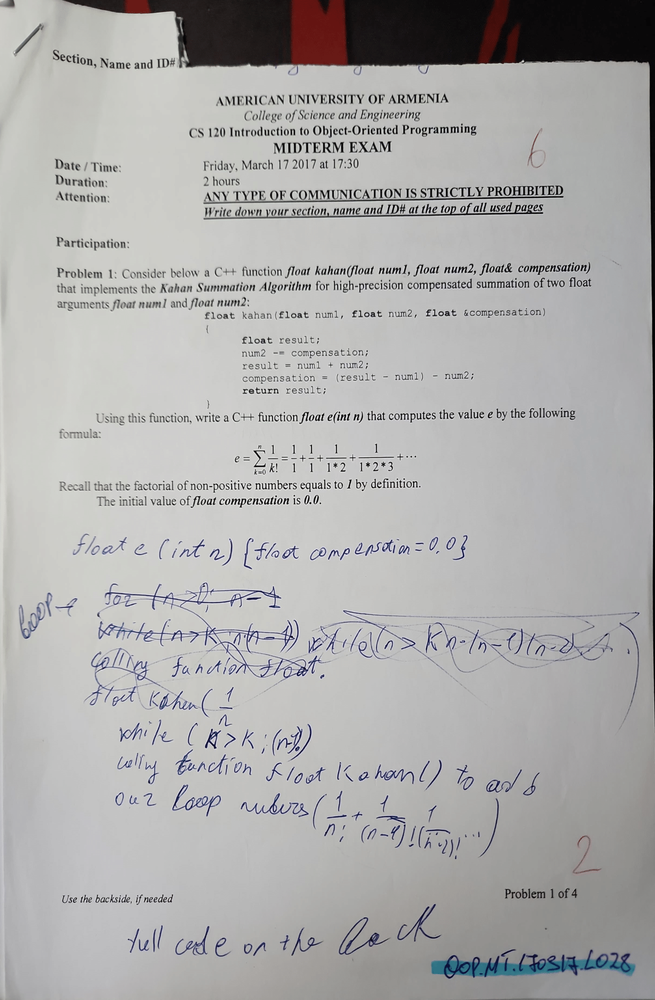
#> input picture CSHandwriting/L028/OOP.MT.170317.L028_p1.png, 655 x 1000 px, shrunk from 1440 x 2200 before the run; its folder holds only this picture in this run
$ python image_processing_stage4.py
#> lines starting #> are read from the running program, lines starting #| are printed output that depends on the picture
import os
import cv2
import numpy as np

def construct_binary_regions(image):
    """
    Apply morphological operations to construct binary regions.

    Some research findings:
    Morphological operations (ex. dilation and erosion) can be used to construct binary regions
    in handwriting samples and the quality of binary regions is often impaced based on the choice of kernel size.
    """

    kernel = np.ones((5, 5), np.uint8)
    dilated_image = cv2.dilate(image, kernel, iterations=1)
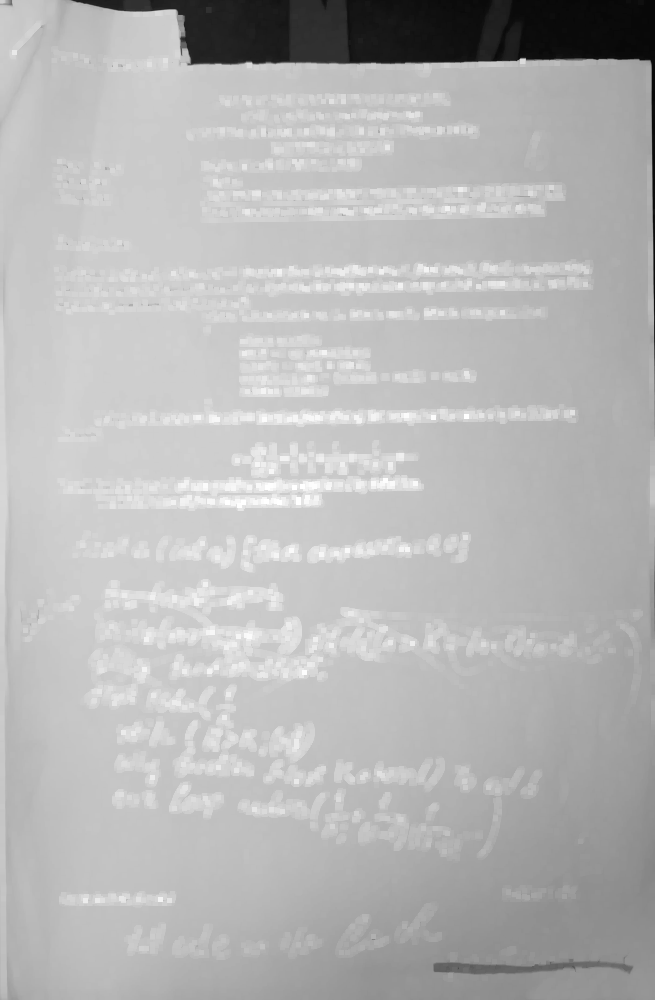
#> dilated_image: shape (1000, 655); min 7, max 255, mean 182.5
    eroded_image = cv2.erode(dilated_image, kernel, iterations=1)

    return eroded_image

def separate_characters_and_keywords(binary_regions):
    """
    Implement methods to separate characters, keywords, etc.

    Some research findings:
    Contour detection and blob analysis can be used for this.
    """

    # Finding contours
    contours, _ = cv2.findContours(binary_regions, cv2.RETR_EXTERNAL, cv2.CHAIN_APPROX_SIMPLE)
#> contours = [[[0, 0], [0, 999], [654, 999], [654, 0]]]

    # Draw bounding boxes around detected objects
    result_image = cv2.cvtColor(binary_regions, cv2.COLOR_GRAY2BGR)
    for contour in contours:
        x, y, w, h = cv2.boundingRect(contour)
        cv2.rectangle(result_image, (x, y), (x + w, y + h), (0, 255, 0), 2)
#> this loop made 1 pass
#> (contour, x, y, w, h) on pass 1: ([[0, 0], [0, 999], [654, 999], [654, 0]], 0, 0, 655, 1000)
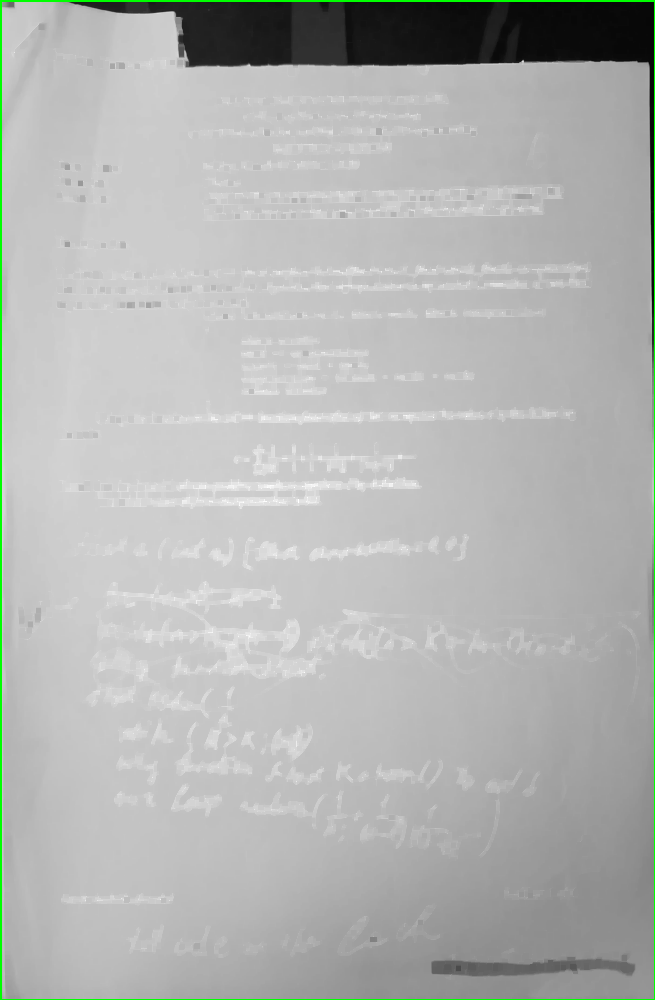
#> result_image: shape (1000, 655, 3); mean B, G, R 178.2, 180.1, 178.2

    return result_image

def process_image(input_path, output_folder):
    binary_image = cv2.imread(input_path, cv2.IMREAD_GRAYSCALE)

    # Constructing binary regions
    binary_regions = construct_binary_regions(binary_image)

    # Separating characters, keywords, etc.
    separated_image = separate_characters_and_keywords(binary_regions)

    # Saving the result image
    output_path = os.path.join(output_folder, os.path.basename(input_path).replace(".png", "_bin.png"))
    cv2.imwrite(output_path, separated_image)


def main():
    for number in range(28, 33):
        input_folder = f"CSHandwriting/L0{number:02d}"
        output_folder = f"Stage4_Results/L0{number:02d}"

        os.makedirs(output_folder, exist_ok=True)

        for filename in os.listdir(input_folder):
            if filename.endswith(".png"):
                input_path = os.path.join(input_folder, filename)
                process_image(input_path, output_folder)
#> pass 2 of the loop in main, `for number in range(28, 33):`:
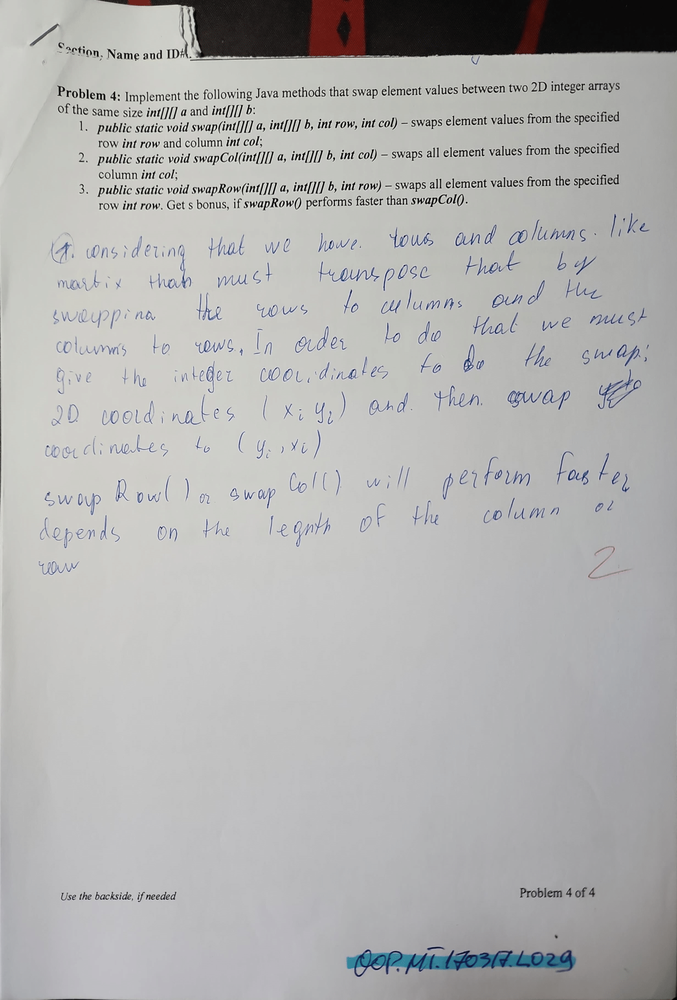
#> input picture CSHandwriting/L029/OOP.MT.170317.L029_p1.png, 677 x 1000 px, shrunk from 1490 x 2200 before the run
#> binary_image: shape (1000, 677)
#> in construct_binary_regions (call 2), `dilated_image = cv2.dilate(image, kernel, iterations=1)`:
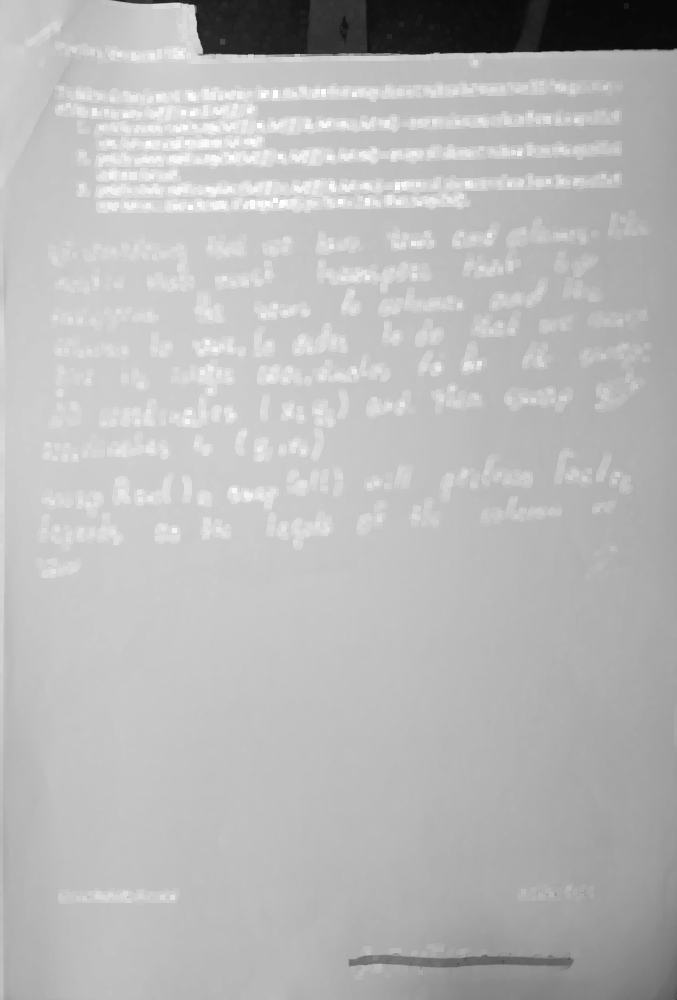
#> dilated_image: shape (1000, 677); min 9, max 255, mean 184.5
#> eroded_image: shape (1000, 677)
#> contours = [[[0, 0], [0, 999], [676, 999], [676, 0]]]
#> the loop in separate_characters_and_keywords (call 2), `for contour in contours:` made 1 pass
#> (contour, x, y, w, h) on pass 1: ([[0, 0], [0, 999], [676, 999], [676, 0]], 0, 0, 677, 1000)
#> after the loop in separate_characters_and_keywords (call 2), `for contour in contours:`:
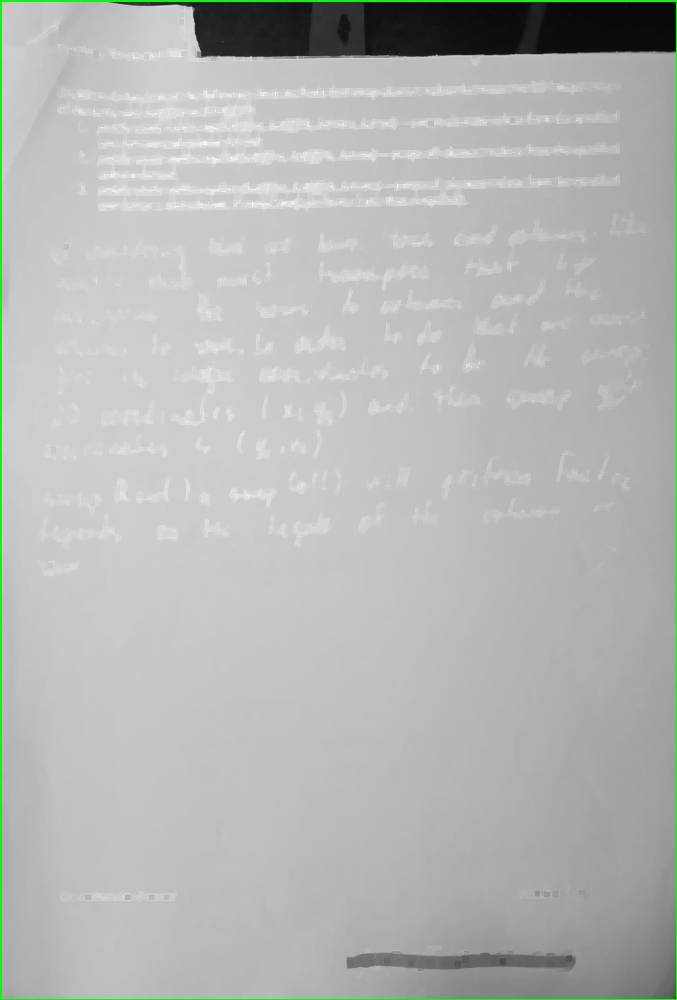
#> result_image: shape (1000, 677, 3); mean B, G, R 180.8, 182.6, 180.8

if __name__ == "__main__":
#> (the run stopped early here; a loop or call above may not have finished)
